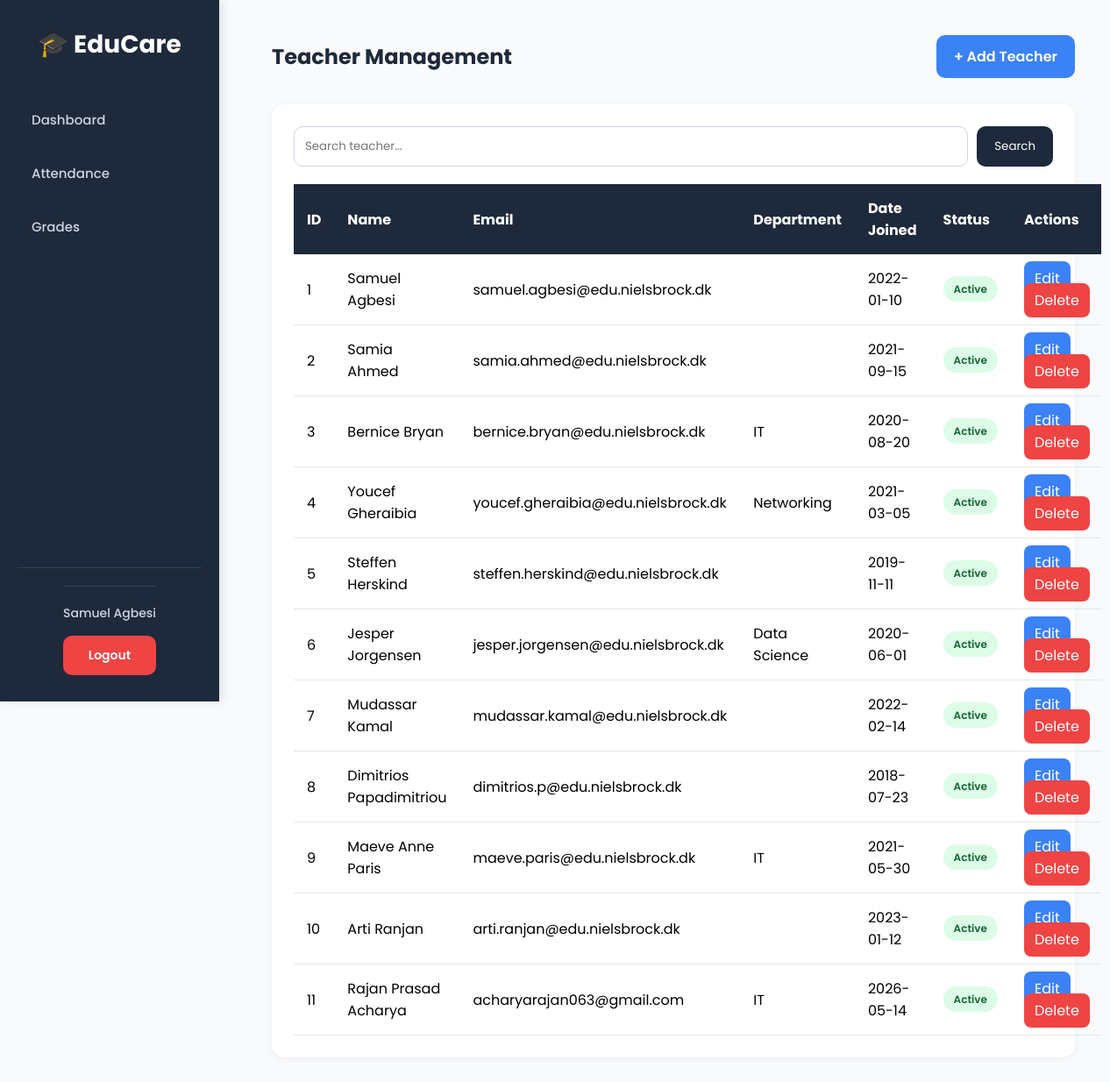
The page /02_Teacher_management/teacher_admin.php (signed in) on the database its author committed.
### tables this page shows
CREATE TABLE `teacher` (
  `TeacherID` int(11) NOT NULL,
  `TeacherName` varchar(100) DEFAULT NULL,
  `Email` varchar(100) DEFAULT NULL,
  `Department` enum('IT','Networking','Data Science','Software Engineering') DEFAULT NULL,
  `DateJoined` date DEFAULT NULL,
  `IsActive` tinyint(1) DEFAULT NULL,
  `Password` varchar(255) DEFAULT NULL
);

### models/teacher.php (called while the page is built, shortened)
<?php
require_once __DIR__ . '/../database/db.php';
class Teacher
{
    private $conn;
    public function __construct()
    {
        $db = new Database();
        $this->conn = $db->connect();
    }
    public function getAll()
    {
        $sql = "SELECT * FROM teacher";
        return $this->conn->query($sql);
    }
}
?>

### database/db.php (called while the page is built)
<?php
class Database {
    private $host = "localhost";
    private $user = "root";
    private $pass = "";
    private $db   = "student_record_system";
    public function connect() {
        return new mysqli($this->host, $this->user, $this->pass, $this->db);
    }
}
?>

### controllers/teachercontroller.php (called while the page is built, shortened)
<?php
require_once __DIR__ . '/../models/teacher.php';
class TeacherController
{
    private $teacher;
    public function __construct()
    {
        $this->teacher = new Teacher();
    }
    public function index()
    {
        return $this->teacher->getAll();
    }
}
?>

### 02_Teacher_management/teacher_admin.php (the view, shortened to what this page needs)
<?php
include("../navbar.php");
require_once '../controllers/teachercontroller.php';
$controller = new TeacherController();
$search = $_GET['search'] ?? '';
if(!empty($search)){
    $teachers = $controller->search($search);
}else{
    $teachers = $controller->index();
}
?>
<!DOCTYPE html>
<html lang="en">
<head>
</head>
<body>
<div class="main-content">
    <div class="top-bar">
        <h2>Teacher Management</h2>
        <a
            href="add.php"
            class="add-btn"
        >
            + Add Teacher
        </a>
    </div>
    <div class="card">
        <form method="GET">
            <input
                type="text"
                name="search"
                placeholder="Search teacher..."
                value="<?= htmlspecialchars($search) ?>"
            >
            <button type="submit">
                Search
            </button>
        </form>
        <table>
            <tr>
                <th>ID</th>
                <th>Name</th>
                <th>Email</th>
                <th>Department</th>
                <th>Date Joined</th>
                <th>Status</th>
                <th>Actions</th>
            </tr>
            <?php while($row = $teachers->fetch_assoc()): ?>
            <tr>
                <td><?= $row['TeacherID'] ?></td>
                <td><?= $row['TeacherName'] ?></td>
                <td><?= $row['Email'] ?></td>
                <td><?= $row['Department'] ?></td>
                <td><?= $row['DateJoined'] ?></td>
                <td>
                    <span class="badge <?= $row['IsActive'] ? 'active' : 'inactive' ?>">
                        <?= $row['IsActive'] ? 'Active' : 'Inactive' ?>
                    </span>
                </td>
                <td>
                    <a
                        href="edit.php?id=<?= $row['TeacherID'] ?>"
                        class="edit-btn"
                    >
                        Edit
                    </a>
                    <a
                        href="delete.php?id=<?= $row['TeacherID'] ?>"
                        class="delete-btn"
                    >
                        Delete
                    </a>
                </td>
            </tr>
            <?php endwhile; ?>
        </table>
    </div>
</div>
</body>
</html>

### navbar.php (style rules this page uses)
body { margin: 0; font-family: 'Poppins', sans-serif; background: #f8fafc; box-sizing: border-box; }
body:not(.login-page) { padding-left: 270px; }

### 02_Teacher_management/teacher_admin.php (style rules this page uses)
* { margin:0; padding:0; box-sizing:border-box; font-family:'Poppins', sans-serif; }
body { background:#f8fafc; }
.main-content { padding:40px; }
.top-bar { display:flex; justify-content:space-between; align-items:center; margin-bottom:30px; }
h2 { color:#1e293b; }
.add-btn { background:#3b82f6; color:white; padding:12px 20px; border-radius:10px; text-decoration:none; font-weight:600; }
.card { background:white; padding:25px; border-radius:15px; box-shadow:0 2px 10px rgba(0,0,0,0.05); }
form { margin-bottom:20px; display:flex; gap:10px; }
input { flex:1; padding:12px; border:1px solid #cbd5e1; border-radius:10px; }
button { padding:12px 20px; background:#1e293b; color:white; border:none; border-radius:10px; cursor:pointer; }
table { width:100%; border-collapse:collapse; }
th { background:#1e293b; color:white; padding:15px; text-align:left; }
td { padding:15px; border-bottom:1px solid #e2e8f0; }
.badge { padding:6px 12px; border-radius:20px; font-size:12px; font-weight:600; }
.active { background:#dcfce7; color:#166534; }
.edit-btn { background:#3b82f6; color:white; padding:8px 12px; border-radius:8px; text-decoration:none; margin-right:8px; }
.delete-btn { background:#ef4444; color:white; padding:8px 12px; border-radius:8px; text-decoration:none; }

### rows shown on the page
teacher: TeacherID "1", TeacherName "Samuel Agbesi", Email "samuel.agbesi@edu.nielsbrock.dk", DateJoined "2022-01-10", IsActive "Active"
teacher: TeacherID "2", TeacherName "Samia Ahmed", Email "samia.ahmed@edu.nielsbrock.dk", DateJoined "2021-09-15", IsActive "Active"
teacher: TeacherID "3", TeacherName "Bernice Bryan", Email "bernice.bryan@edu.nielsbrock.dk", Department "IT", DateJoined "2020-08-20", IsActive "Active"
teacher: TeacherID "4", TeacherName "Youcef Gheraibia", Email "youcef.gheraibia@edu.nielsbrock.dk", Department "Networking", DateJoined "2021-03-05", IsActive "Active"
teacher: TeacherID "5", TeacherName "Steffen Herskind", Email "steffen.herskind@edu.nielsbrock.dk", DateJoined "2019-11-11", IsActive "Active"
teacher: TeacherID "6", TeacherName "Jesper Jorgensen", Email "jesper.jorgensen@edu.nielsbrock.dk", Department "Data Science", DateJoined "2020-06-01", IsActive "Active"
teacher: TeacherID "7", TeacherName "Mudassar Kamal", Email "mudassar.kamal@edu.nielsbrock.dk", DateJoined "2022-02-14", IsActive "Active"
teacher: TeacherID "8", TeacherName "Dimitrios Papadimitriou", Email "dimitrios.p@edu.nielsbrock.dk", DateJoined "2018-07-23", IsActive "Active"
teacher: TeacherID "9", TeacherName "Maeve Anne Paris", Email "maeve.paris@edu.nielsbrock.dk", Department "IT", DateJoined "2021-05-30", IsActive "Active"
teacher: TeacherID "10", TeacherName "Arti Ranjan", Email "arti.ranjan@edu.nielsbrock.dk", DateJoined "2023-01-12", IsActive "Active"
teacher: TeacherID "11", TeacherName "Rajan Prasad Acharya", Email "acharyarajan063@gmail.com", Department "IT", DateJoined "2026-05-14", IsActive "Active"

### other values the page prints
$_SESSION['user_name'] "Samuel Agbesi"
